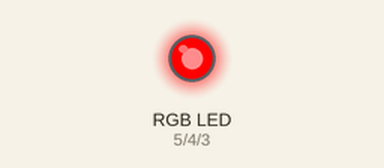
This program was run on a simulated MicroPython board. Shown: an RGB LED mixed from three pins (HIGH = lit).

Above: at 0.5 s.
At 1.5 s:
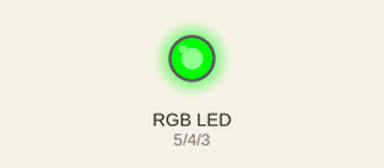
At 2.5 s:
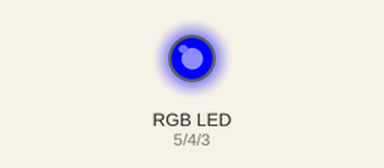
At 3.5 s:
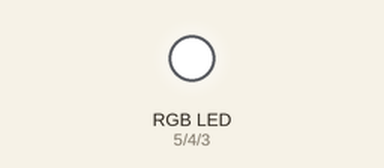
At 4.5 s:
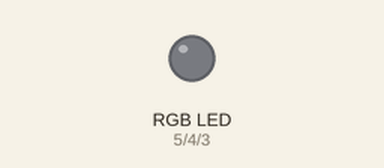
Timing chart, 0 to 6.5 s (numbered marks = the images above):
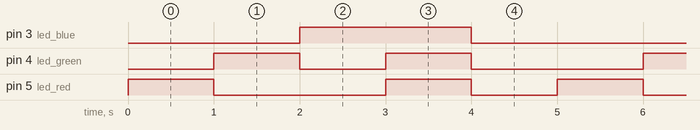

Measured:
- by itself, pin 3 (led_blue): alternates HIGH for 2.0 s and LOW for 3.0 s
- by itself, pin 4 (led_green): repeats every 5.0 s: LOW 1.0 s, HIGH 1.0 s, LOW 2.0 s, HIGH 1.0 s
- by itself, pin 5 (led_red): repeats every 5.0 s: LOW 2.0 s, HIGH 1.0 s, LOW 1.0 s, HIGH 1.0 s

The program:

exp5_RGB.fzz.py
```python
from machine import Pin
from time import sleep

led_red= Pin(5,Pin.OUT)
led_green= Pin(4,Pin.OUT)
led_blue= Pin(3,Pin.OUT)

def set_rgb(x,y,z):
  led_red.value(x)
  led_green.value(y)
  led_blue.value(z)

while True:
  set_rgb(1,0,0) #kirmizi
  sleep(1)

  set_rgb(0,1,0) #yesil
  sleep(1)

  set_rgb(0,0,1) #mavi
  sleep(1)

  set_rgb(1,1,1) #beyaz
  sleep(1)


  set_rgb(0,0,0) #sonuk
  sleep(1)
```
